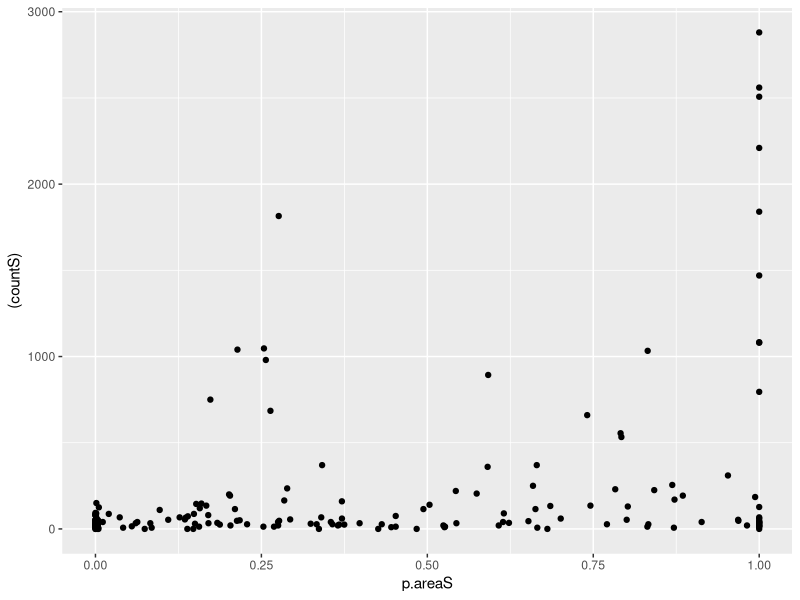
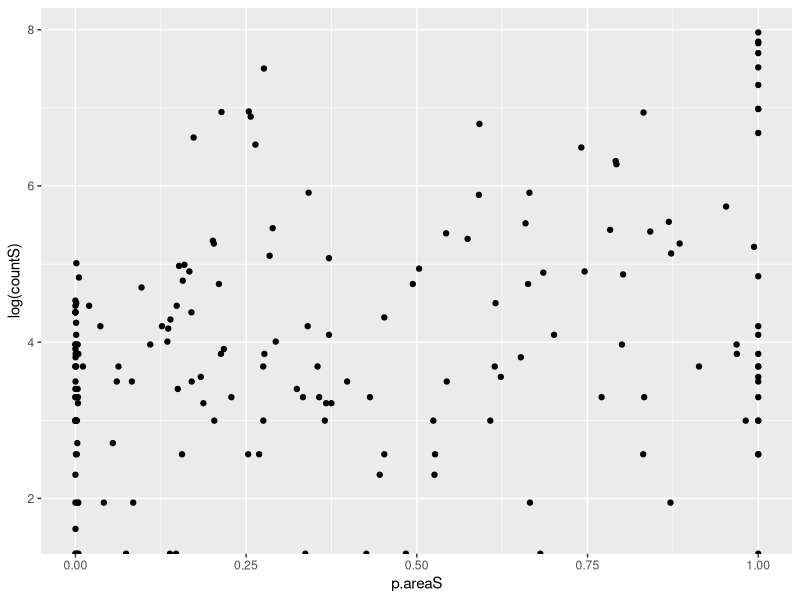
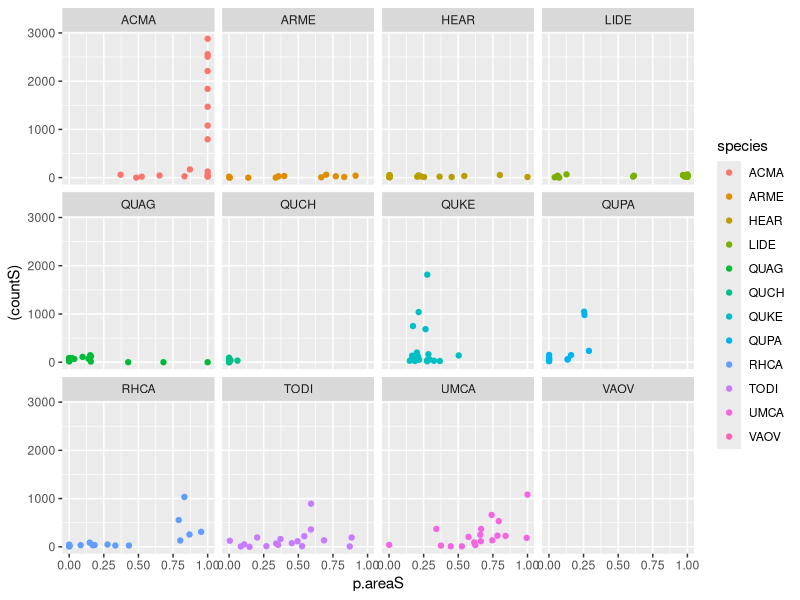
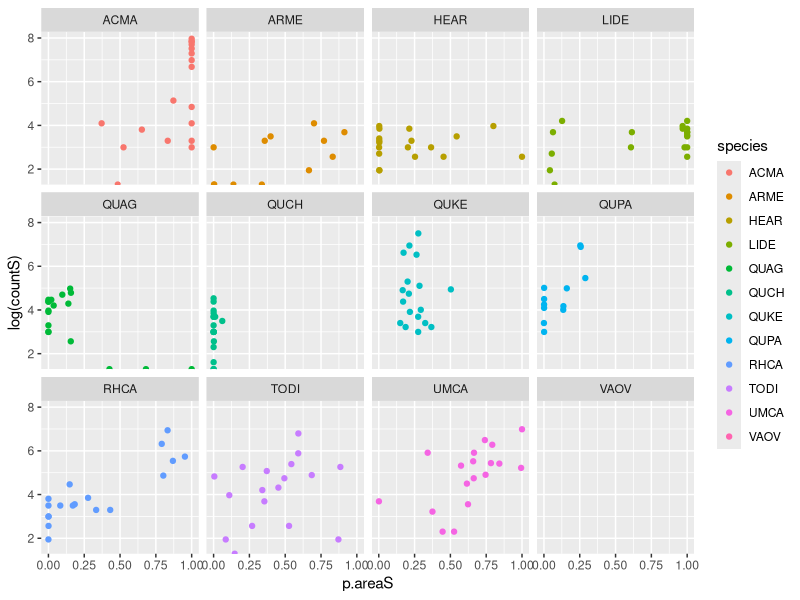

Generate these figures, in order, with R:
#Is any of the lesion area data useful? I'm wondering if I should bother taking pictures of the leaves for the redo experiment.

#sporangia analysis.
library(dplyr)
library(ggplot2)


wide <- read.csv("data/MASTERMERGED_wide.csv")
head(wide)
#clean up data. remove CEOL (only 1 ind)
wideT <- filter(wide, trt=="T", !is.na(countS), species!="CEOL") %>% mutate(ind2=interaction(species, ind)) %>% droplevels()
wideT %>% group_by(species, ind) %>% summarise(min(countS), max(countS)) 

#Q1: do plants still sporulate when the are asymptomatic?
#Q2: does lesion size predict sporulation in general?
#Q3: does lesion size predict sporulation within a given species?

#Q1
#calculate average sporulation for leaves that had no lesions
wideT %>% filter(p.areaS==0) # QUAG, QUCH, QUPA only. 
wideT %>% filter(p.areaS==0) %>% summarise(muS=mean(countS), sdS=sd(countS))
wideT %>% filter(p.areaC==0) #most were the oaks and couldn't count chlamydospores.
#consensus: just to shows with data that leaves produce spores without lesions is enough to keep it. But I can do that with the sporangia viability assays.

#Q2
#check out sporangia vs lesion size. when log transforming sporangia, theres an upward trend with wide interval. Still plenty of plants with no lesions and sporulation.
ggplot(wideT, aes(p.areaS, (countS))) +
  geom_point()
ggplot(wideT, aes(p.areaS, log(countS))) +
  geom_point() 

#Q3. It looks like lesion area correlates with sporangia for some species but not for others. I think I should keep the lesion size just so I can address this part of the story.
ggplot(wideT, aes(p.areaS, (countS), color=species)) +
  geom_point() +
  facet_wrap(~species)
ggplot(wideT, aes(p.areaS, log(countS), color=species)) +
  geom_point() +
  facet_wrap(~species)


